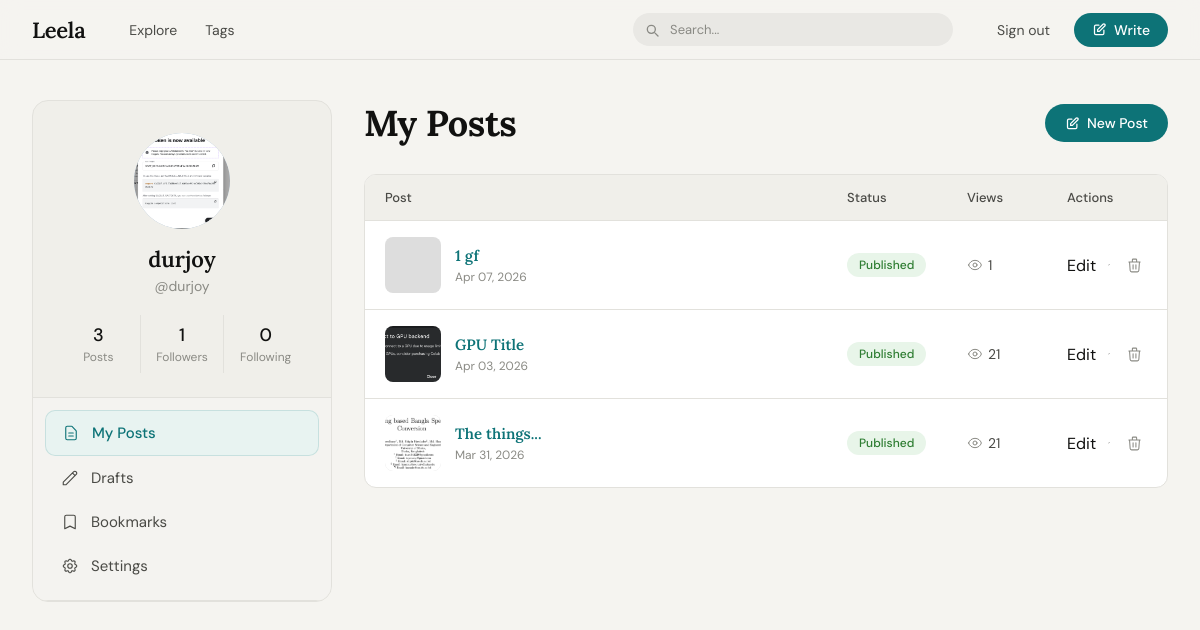
Screenshot of /dashboard/ (signed in) with the database file from the repository.
### blog/models.py (models this page shows, shortened)
class User(AbstractUser):
    bio       = models.TextField(blank=True)
    avatar    = models.ImageField(upload_to='avatars/', blank=True, null=True)
    website   = models.URLField(blank=True)
    followers = models.ManyToManyField(
        'self',
        symmetrical=False,
        related_name='following',
        blank=True
    )
    def follower_count(self):
        return self.followers.count()
    def following_count(self):
        return self.following.count()

class Post(models.Model):
    STATUS_CHOICES = [
        ('draft',     'Draft'),
        ('published', 'Published'),
    ]
    title       = models.CharField(max_length=300)
    slug        = models.SlugField(unique=True, blank=True, max_length=320)
    body        = models.TextField()          # stores Quill HTML
    cover_image = models.ImageField(upload_to='covers/', blank=True, null=True)
    excerpt     = models.TextField(max_length=300, blank=True)
    author      = models.ForeignKey(
        User,
        on_delete=models.CASCADE,
        related_name='posts'
    )
    category    = models.ForeignKey(
        Category,
        on_delete=models.SET_NULL,
        null=True, blank=True,
        related_name='posts'
    )
    tags        = models.ManyToManyField(Tag, blank=True, related_name='posts')
    status      = models.CharField(max_length=10, choices=STATUS_CHOICES, default='draft')
    views       = models.PositiveIntegerField(default=0)
    read_time   = models.PositiveIntegerField(default=1)  # minutes
    created_at  = models.DateTimeField(auto_now_add=True)
    updated_at  = models.DateTimeField(auto_now=True)
    class Meta:
        ordering = ['-created_at']

### blog/views.py (the view)
# urls.py: path('dashboard/', views.dashboard, name='dashboard'),
@login_required
def dashboard(request):
    posts = Post.objects.filter(
        author=request.user, status='published'
    ).order_by('-created_at')
    drafts_count = Post.objects.filter(
        author=request.user, status='draft'
    ).count()
    return render(request, 'dashboard/my_posts.html', {
        'posts':        posts,
        'drafts_count': drafts_count,
        'active_tab':   'my_posts',
    })

### blog/templates/dashboard/my_posts.html (shortened to what this page needs)
{% extends 'dashboard/base.html' %}
{%block content %}
<div class="panel-header">
  <h1 class="panel-title">My Posts</h1>
  <a class="btn-new-post" href="{% url 'post_create' %}">
    <svg
      xmlns="http://www.w3.org/2000/svg"
      fill="none"
      viewBox="0 0 24 24"
      stroke="currentColor"
    >
      <path
        stroke-linecap="round"
        stroke-linejoin="round"
        stroke-width="2"
        d="M11 5H6a2 2 0 00-2 2v11a2 2 0 002 2h11a2 2 0 002-2v-5m-1.414-9.414a2 2 0 112.828 2.828L11.828 15H9v-2.828l8.586-8.586z"
      />
    </svg>
    New Post
  </a>
</div>
<div class="table-wrap">
  <div class="table-head posts-cols">
    <span>Post</span><span>Status</span><span>Views</span><span>Actions</span>
  </div>
  {% for post in posts %}
  <div class="table-row posts-cols" id="row-{{ post.slug }}">
    <div class="post-cell">
      <div class="post-thumb">
        {% if post.cover_image %}
        <img src="{{ post.cover_image.url }}" alt="" />
        {% endif %}
      </div>
      <div>
        <a href="{% url 'post_detail' post.slug %}" class="post-cell-title">
          {{ post.title }}
        </a>
        <div class="post-cell-date">{{ post.created_at|date:"M d, Y" }}</div>
      </div>
    </div>
    <div><span class="status-badge status-published">Published</span></div>
    <div class="views-cell">
      {{ post.views }}
    </div>
    <div class="actions-cell">
      <a href="{% url 'post_edit' post.slug %}">Edit</a>
      <button
        class="action-icon del"
        onclick="deletePost('{{ post.slug }}')"
        title="Delete"
      >
        <svg
          xmlns="http://www.w3.org/2000/svg"
          fill="none"
          viewBox="0 0 24 24"
          stroke="currentColor"
        >
          <path
            stroke-linecap="round"
            stroke-linejoin="round"
            stroke-width="1.5"
            d="M19 7l-.867 12.142A2 2 0 0116.138 21H7.862a2 2 0 01-1.995-1.858L5 7m5 4v6m4-6v6m1-10V4a1 1 0 00-1-1h-4a1 1 0 00-1 1v3M4 7h16"
          />
        </svg>
      </button>
    </div>
  </div>
  {% endfor %}
</div>
{% endblock %}

### blog/templates/dashboard/base.html (shortened to what this page needs)
{% load static %}
<!doctype html>
<html lang="en">
  <head>
    <link rel="stylesheet" href="{% static 'blog/css/dashboard.css' %}" />
  </head>
  <body>
    <nav>
      <div class="nav-inner">
        <a class="nav-logo" href="{% url 'home' %}">Leela</a>
        <div class="nav-links">
          <a href="{% url 'home' %}">Explore</a>
          <a href="#">Tags</a>
        </div>
        <div class="nav-search">
          <svg
            xmlns="http://www.w3.org/2000/svg"
            fill="none"
            viewBox="0 0 24 24"
            stroke="currentColor"
          >
            <path
              stroke-linecap="round"
              stroke-linejoin="round"
              stroke-width="2"
              d="M21 21l-4.35-4.35M17 11A6 6 0 1 1 5 11a6 6 0 0 1 12 0z"
            />
          </svg>
          <input type="text" placeholder="Search..." />
        </div>
        <div class="nav-right">
          <a href="{% url 'signout' %}" class="btn-signin">Sign out</a>
          <a class="btn-write" href="{% url 'post_create' %}">
            <svg
              xmlns="http://www.w3.org/2000/svg"
              fill="none"
              viewBox="0 0 24 24"
              stroke="currentColor"
            >
              <path
                stroke-linecap="round"
                stroke-linejoin="round"
                stroke-width="2"
                d="M11 5H6a2 2 0 00-2 2v11a2 2 0 002 2h11a2 2 0 002-2v-5m-1.414-9.414a2 2 0 112.828 2.828L11.828 15H9v-2.828l8.586-8.586z"
              />
            </svg>
            Write
          </a>
        </div>
      </div>
    </nav>
    <div class="page">
      <aside class="sidebar">
        <div class="profile-block">
          <div class="avatar-wrap">
            {% if request.user.avatar %}
            <img
              src="{{ request.user.avatar.url }}"
              style="
                width: 100%;
                height: 100%;
                object-fit: cover;
                border-radius: 50%;
              "
              alt="{{ request.user.username }}"
            />
            {% else %} {{ request.user.username|first|upper }} {% endif %}
          </div>
          <div class="profile-name">
            {{ request.user.get_full_name|default:request.user.username }}
          </div>
          <div class="profile-handle">@{{ request.user.username }}</div>
          <div class="stats-row">
            <div class="stat">
              <span class="stat-num">{{ request.user.posts.count }}</span>
              <span class="stat-label">Posts</span>
            </div>
            <div class="stat">
              <span class="stat-num">{{ request.user.follower_count }}</span>
              <span class="stat-label">Followers</span>
            </div>
            <div class="stat">
              <span class="stat-num">{{ request.user.following_count }}</span>
              <span class="stat-label">Following</span>
            </div>
          </div>
        </div>
        <nav class="nav-menu">
          <a
            href="{% url 'dashboard' %}"
            class="nav-item {% if active_tab == 'my_posts' %}active{% endif %}"
          >
            <svg
              xmlns="http://www.w3.org/2000/svg"
              fill="none"
              viewBox="0 0 24 24"
              stroke="currentColor"
            >
              <path
                stroke-linecap="round"
                stroke-linejoin="round"
                stroke-width="1.5"
                d="M9 12h6m-6 4h6m2 5H7a2 2 0 01-2-2V5a2 2 0 012-2h5.586a1 1 0 01.707.293l5.414 5.414a1 1 0 01.293.707V19a2 2 0 01-2 2z"
              />
            </svg>
            My Posts
          </a>
          <a
            href="{% url 'dashboard_drafts' %}"
            class="nav-item {% if active_tab == 'drafts' %}active{% endif %}"
          >
            <svg
              xmlns="http://www.w3.org/2000/svg"
              fill="none"
              viewBox="0 0 24 24"
              stroke="currentColor"
            >
              <path
                stroke-linecap="round"
                stroke-linejoin="round"
                stroke-width="1.5"
                d="M15.232 5.232l3.536 3.536m-2.036-5.036a2.5 2.5 0 113.536 3.536L6.5 21.036H3v-3.572L16.732 3.732z"
              />
            </svg>
            Drafts
          </a>
          <a
            href="{% url 'dashboard_bookmarks' %}"
            class="nav-item {% if active_tab == 'bookmarks' %}active{% endif %}"
          >
            <svg
              xmlns="http://www.w3.org/2000/svg"
              fill="none"
              viewBox="0 0 24 24"
              stroke="currentColor"
            >
              <path
                stroke-linecap="round"
                stroke-linejoin="round"
                stroke-width="1.5"
                d="M5 5a2 2 0 012-2h10a2 2 0 012 2v16l-7-3.5L5 21V5z"
              />
            </svg>
            Bookmarks
          </a>
          <a
            href="{% url 'dashboard_settings' %}"
            class="nav-item {% if active_tab == 'settings' %}active{% endif %}"
          >
            Settings
          </a>
        </nav>
      </aside>
      <main class="main-panel">
         {% block content %}{% endblock %}
      </main>
    </div>
  </body>
</html>

### rows the page displays
User: user.avatar (picture), user.get_full_name "durjoy", user.username "durjoy", user.posts.count "3", user.follower_count "1", user.following_count "0"
Post: title "1 gf", created_at "Apr 07, 2026", views "1"
Post: cover_image (picture), title "GPU Title", created_at "Apr 03, 2026", views "21"
Post: cover_image (picture), title "The things...", created_at "Mar 31, 2026", views "21"
